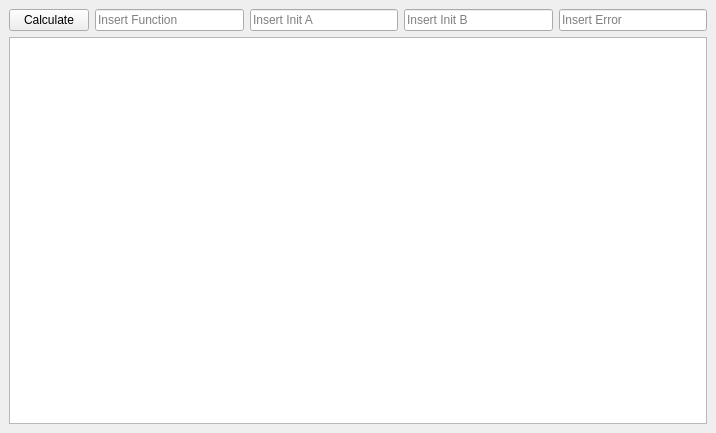
<?xml version="1.0" encoding="UTF-8"?>
<ui version="4.0">
 <class>MainWindow</class>
 <widget class="QMainWindow" name="MainWindow">
  <property name="geometry">
   <rect>
    <x>0</x>
    <y>0</y>
    <width>716</width>
    <height>433</height>
   </rect>
  </property>
  <property name="windowTitle">
   <string>MainWindow</string>
  </property>
  <widget class="QWidget" name="centralwidget">
   <layout class="QGridLayout" name="gridLayout">
    <item row="0" column="0">
     <widget class="QPushButton" name="pushButton">
      <property name="text">
       <string>Calculate</string>
      </property>
     </widget>
    </item>
    <item row="0" column="1">
     <widget class="QLineEdit" name="Function">
      <property name="placeholderText">
       <string>Insert Function</string>
      </property>
     </widget>
    </item>
    <item row="0" column="2">
     <widget class="QLineEdit" name="InitA">
      <property name="placeholderText">
       <string>Insert Init A</string>
      </property>
     </widget>
    </item>
    <item row="0" column="3">
     <widget class="QLineEdit" name="InitB">
      <property name="placeholderText">
       <string>Insert Init B</string>
      </property>
     </widget>
    </item>
    <item row="0" column="4">
     <widget class="QLineEdit" name="Error">
      <property name="placeholderText">
       <string>Insert Error</string>
      </property>
     </widget>
    </item>
    <item row="1" column="0" colspan="5">
     <widget class="QPlainTextEdit" name="plainTextEdit"/>
    </item>
   </layout>
  </widget>
 </widget>
 <resources/>
 <connections/>
</ui>
